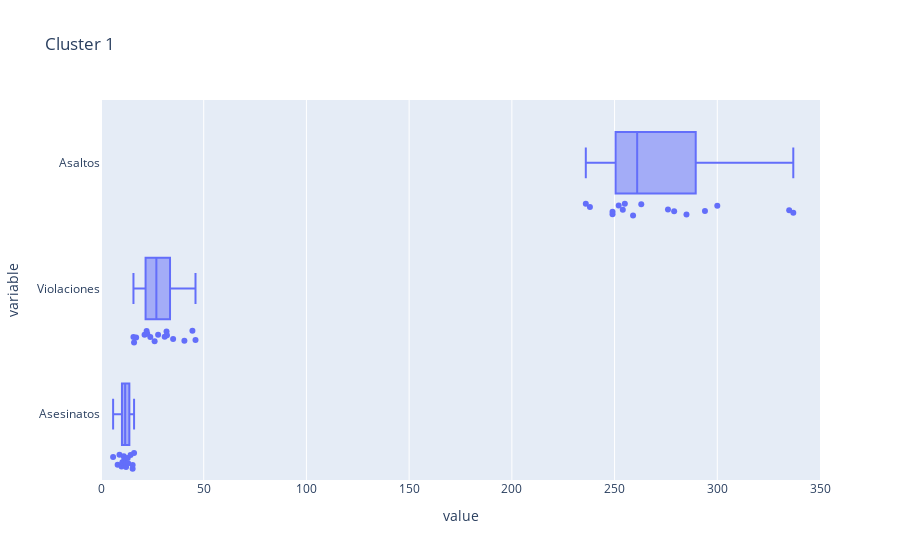

This figure's notebook cell:
### Code cell
# Se grafican los clusters con box
fig = px.box(clusters2, x=["Asesinatos","Violaciones","Asaltos"],
             points="all", title="Cluster 1",
             range_x=[0, 350])
fig.show()

### Figure 1 — Plotly figure (JSON) as saved in the notebook; plotly's stock layout.template omitted (floating-point values rounded to 4 significant figures)
{"data": [{"alignmentgroup": "True", "boxpoints": "all", "hovertemplate": "value=%{x}<br>variable=%{y}<extra></extra>", "legendgroup": "", "marker": {"color": "#636efa"}, "name": "", "notched": false, "offsetgroup": "", "orientation": "h", "showlegend": false, "type": "box", "x": [13.2, 10, 8.1, 9, 5.9, 15.4, 10.4, 15.4, 11.3, 12.1, 16.1, 12.2, 11.4, 11.1, 13, 14.4, 21.2, 44.5, 31, 40.6, 15.8, 31.9, 24, 22.2, 27.8, 35.1, 17.1, 46, 32.1, 26.1, 16.1, 22.5, 236, 263, 294, 276, 238, 335, 249, 249, 300, 255, 259, 252, 285, 254, 337, 279], "x0": " ", "xaxis": "x", "y": ["Asesinatos", "Asesinatos", "Asesinatos", "Asesinatos", "Asesinatos", "Asesinatos", "Asesinatos", "Asesinatos", "Asesinatos", "Asesinatos", "Asesinatos", "Asesinatos", "Asesinatos", "Asesinatos", "Asesinatos", "Asesinatos", "Violaciones", "Violaciones", "Violaciones", "Violaciones", "Violaciones", "Violaciones", "Violaciones", "Violaciones", "Violaciones", "Violaciones", "Violaciones", "Violaciones", "Violaciones", "Violaciones", "Violaciones", "Violaciones", "Asaltos", "Asaltos", "Asaltos", "Asaltos", "Asaltos", "Asaltos", "Asaltos", "Asaltos", "Asaltos", "Asaltos", "Asaltos", "Asaltos", "Asaltos", "Asaltos", "Asaltos", "Asaltos"], "y0": " ", "yaxis": "y"}], "layout": {"boxmode": "group", "legend": {"tracegroupgap": 0}, "title": {"text": "Cluster 1"}, "xaxis": {"anchor": "y", "domain": [0, 1], "range": [0, 350], "title": {"text": "value"}}, "yaxis": {"anchor": "x", "domain": [0, 1], "title": {"text": "variable"}}}}
